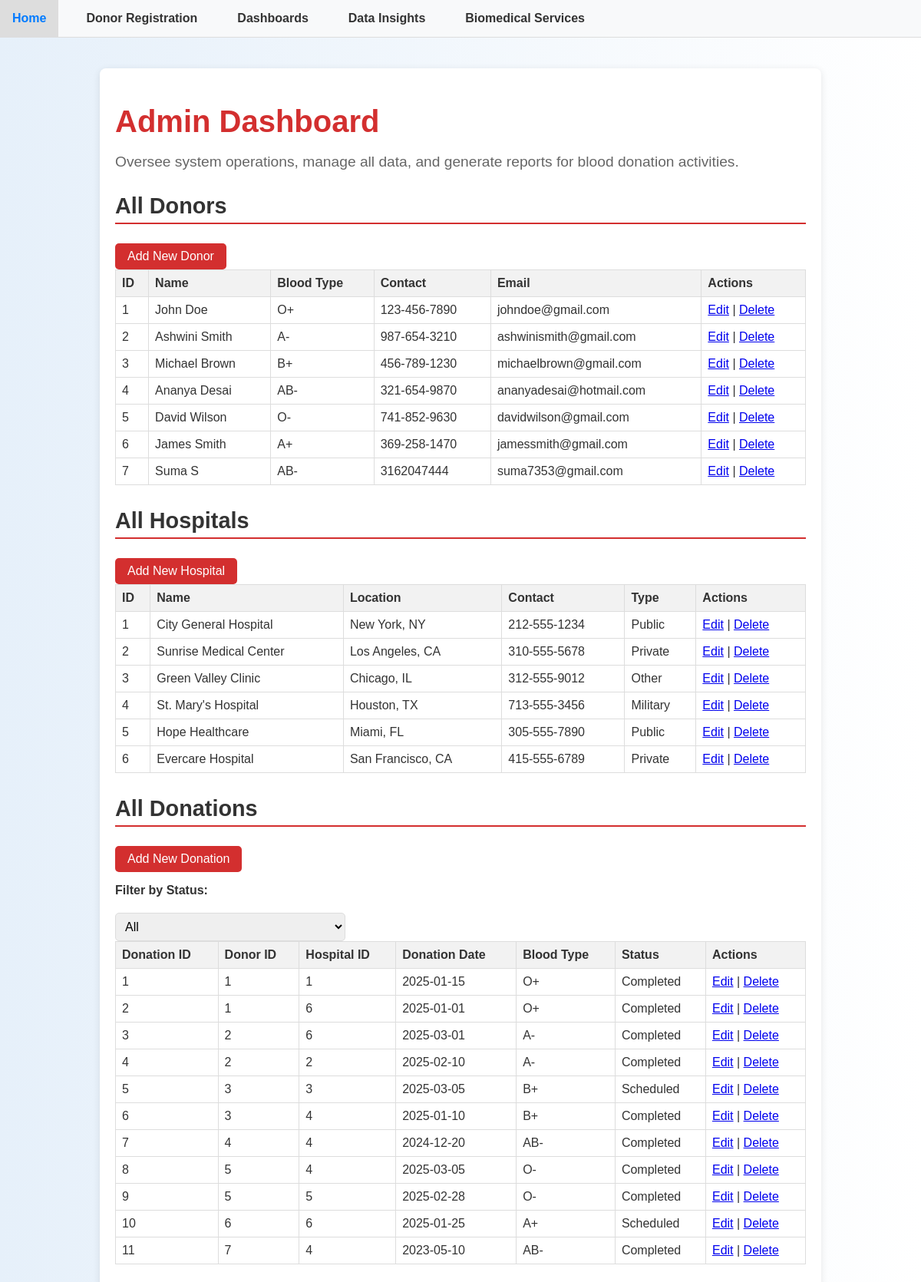
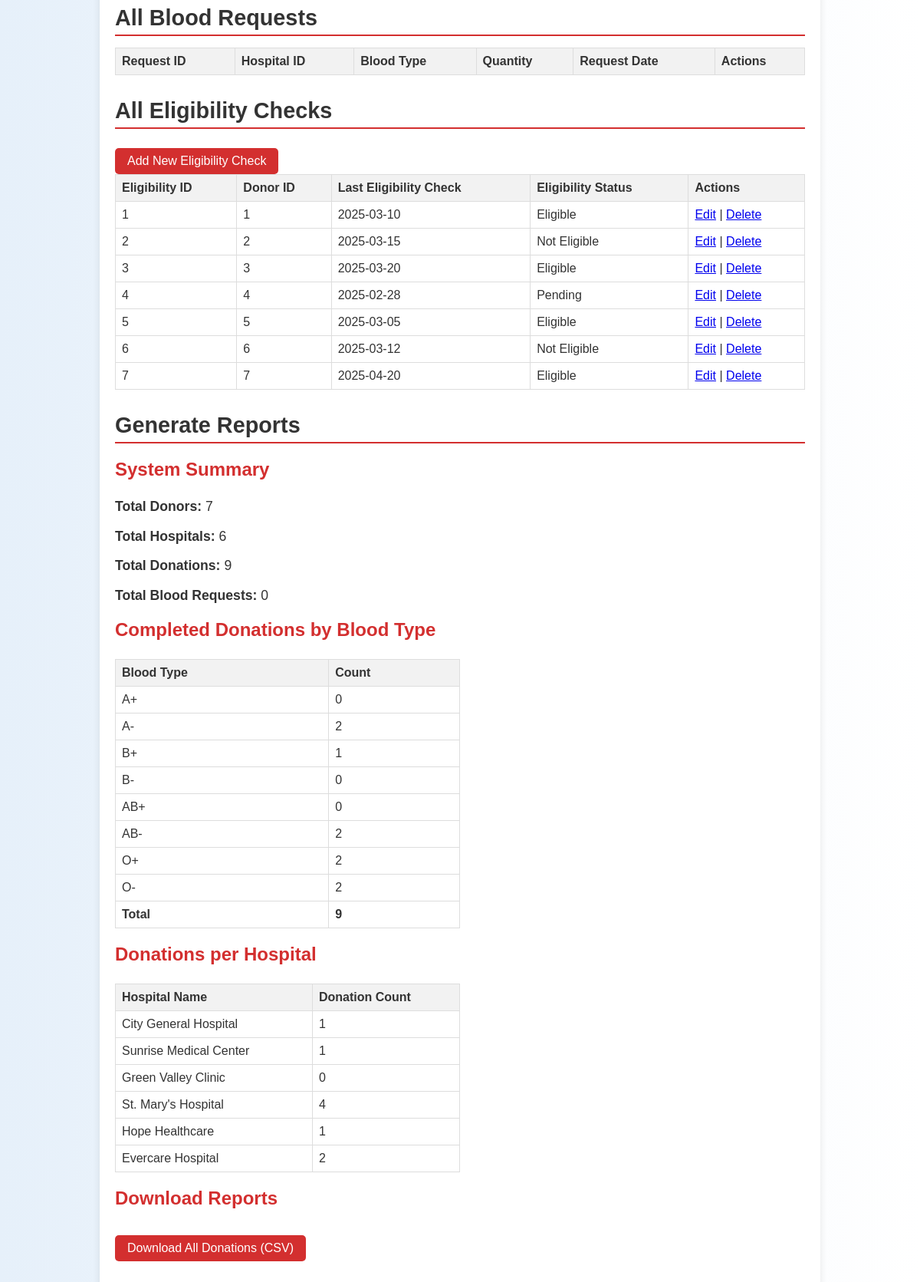
/admin, run on an earlier commit of the app's database (2 pictures, top to bottom).
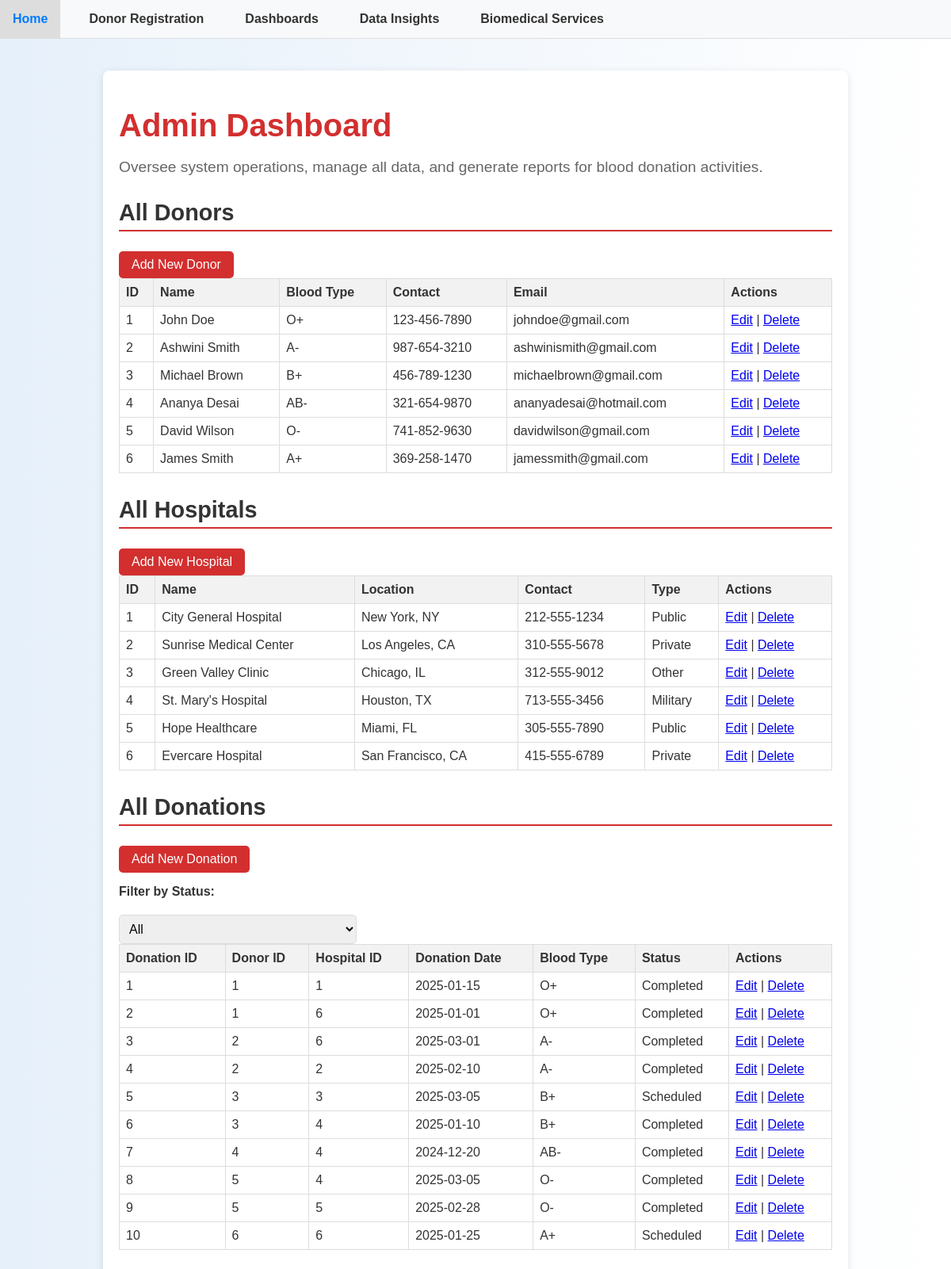
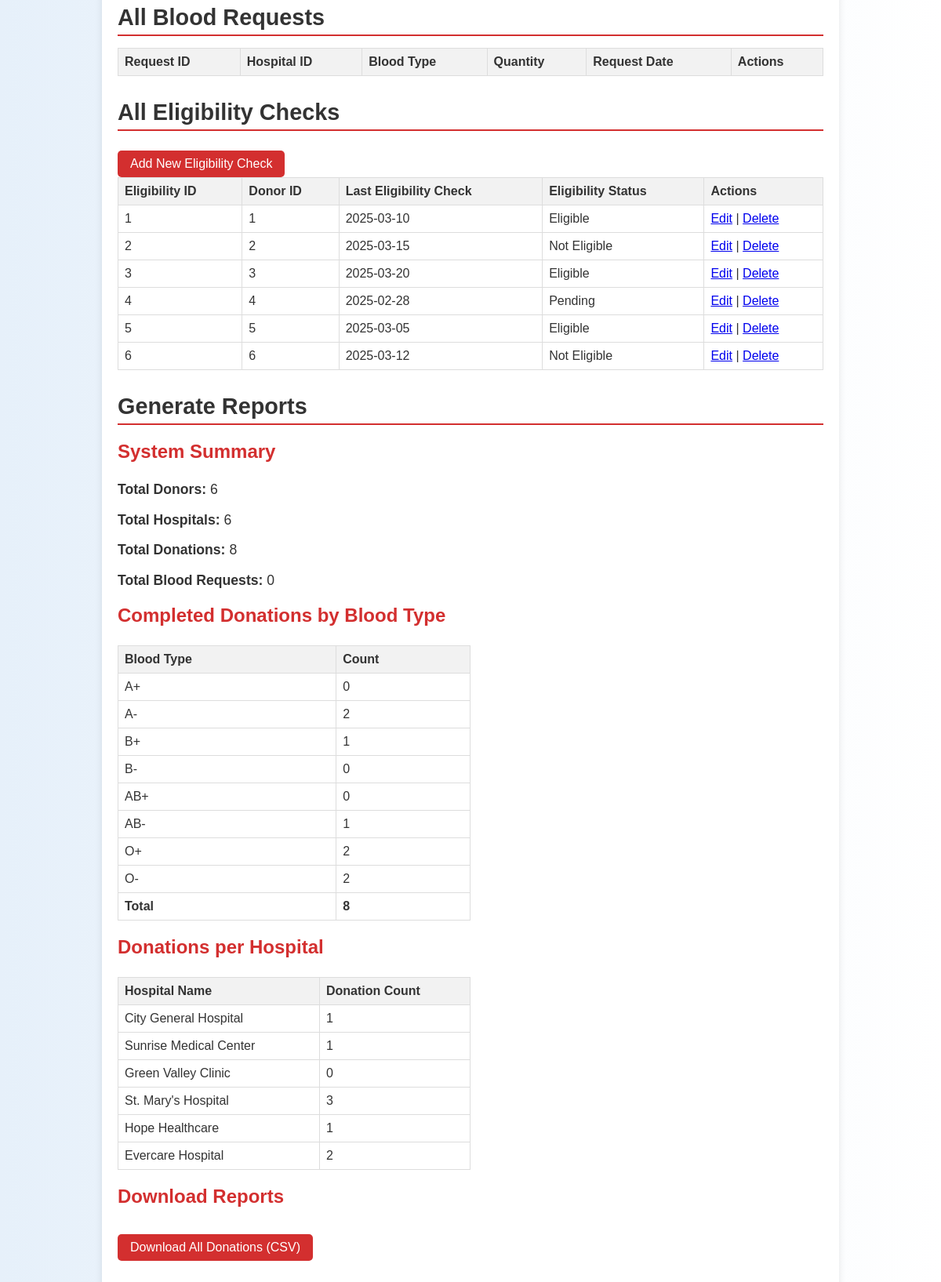
And on a later commit of the database (2 pictures, top to bottom).
### tables this page shows
CREATE TABLE Donors (
    DonorID INTEGER PRIMARY KEY AUTOINCREMENT,
    Name TEXT NOT NULL,
    DateOfBirth DATE NOT NULL,
    BloodType TEXT NOT NULL CHECK (BloodType IN ('A+', 'A-', 'B+', 'B-', 'AB+', 'AB-', 'O+', 'O-')),
    ContactInfo TEXT NOT NULL,
    Email TEXT UNIQUE NOT NULL,
    LastDonationDate DATE
);

CREATE TABLE Hospitals (
    HospitalID INTEGER PRIMARY KEY AUTOINCREMENT,
    Name TEXT NOT NULL,
    Location TEXT NOT NULL,
    ContactInfo TEXT NOT NULL,
    HospitalType TEXT NOT NULL CHECK (HospitalType IN ('Public', 'Private', 'Military', 'Other'))
);

CREATE TABLE Donations (
    DonationID INTEGER PRIMARY KEY AUTOINCREMENT,
    DonorID INTEGER NOT NULL,
    HospitalID INTEGER NOT NULL,
    DonationDate DATE NOT NULL,
    BloodType TEXT NOT NULL,
    Status TEXT NOT NULL CHECK (Status IN ('Completed', 'Scheduled')),
    FOREIGN KEY (DonorID) REFERENCES Donors(DonorID) ON DELETE CASCADE,
    FOREIGN KEY (HospitalID) REFERENCES Hospitals(HospitalID) ON DELETE CASCADE
);

CREATE TABLE DonationEligibility (
    EligibilityID INTEGER PRIMARY KEY AUTOINCREMENT,
    DonorID INTEGER NOT NULL,
    LastEligibilityCheck DATE NOT NULL,
    EligibilityStatus TEXT NOT NULL CHECK (EligibilityStatus IN ('Eligible', 'Not Eligible', 'Pending')),
    FOREIGN KEY (DonorID) REFERENCES Donors(DonorID) ON DELETE CASCADE
);

### app.py (the view)
@app.route('/admin')
def admin_dashboard():
    conn = get_db()
    donors = conn.execute('SELECT * FROM Donors').fetchall()
    hospitals = conn.execute('SELECT * FROM Hospitals').fetchall()
    blood_requests = conn.execute('SELECT * FROM BloodRequests').fetchall()
    donation_eligibility = conn.execute('SELECT * FROM DonationEligibility').fetchall()
    status_filter = request.args.get('status_filter', 'all')
    if status_filter == 'all':
        donations = conn.execute('SELECT * FROM Donations').fetchall()
    else:
        donations = conn.execute('SELECT * FROM Donations WHERE Status = ?', (status_filter,)).fetchall()
    summary = {
        'total_donors': len(donors),
        'total_hospitals': len(hospitals),
        'total_donations': conn.execute("SELECT COUNT(*) FROM Donations WHERE Status = 'Completed'").fetchone()[0],
        'total_blood_requests': len(blood_requests)
    }
    donors_by_blood_type = conn.execute('''
        SELECT Donors.BloodType, COUNT(Donations.DonationID) as Count
        FROM Donors
        JOIN Donations ON Donors.DonorID = Donations.DonorID
        WHERE Donations.Status = 'Completed'
        GROUP BY Donors.BloodType
    ''').fetchall()
    donors_by_blood_type = defaultdict(int, [(row['BloodType'], row['Count']) for row in donors_by_blood_type])
    donations_per_hospital = conn.execute('''
        SELECT Hospitals.Name, COUNT(Donations.DonationID) as DonationCount
        FROM Hospitals
        LEFT JOIN Donations ON Hospitals.HospitalID = Donations.HospitalID AND Donations.Status = 'Completed'
        GROUP BY Hospitals.HospitalID, Hospitals.Name
    ''').fetchall()
    return render_template('admin_dashboard.html', donors=donors, hospitals=hospitals,
                          donations=donations, blood_requests=blood_requests,
                          donation_eligibility=donation_eligibility,
                          summary=summary, donors_by_blood_type=donors_by_blood_type,
                          donations_per_hospital=donations_per_hospital, status_filter=status_filter)

### app.py (called while the page is built)
def get_db():
    conn = sqlite3.connect('database.db')
    conn.row_factory = sqlite3.Row
    return conn

### templates/admin_dashboard.html (shortened to what this page needs)
{% extends "layout.html" %}
{% block content %}
<div class="container">
    <h1>Admin Dashboard</h1>
    <p class="subtitle">Oversee system operations, manage all data, and generate reports for blood donation activities.</p>
    <section class="all-donors">
        <h2>All Donors</h2>
        <a href="{{ url_for('add_donor') }}" class="btn">Add New Donor</a>
        <table>
            <tr>
                <th>ID</th>
                <th>Name</th>
                <th>Blood Type</th>
                <th>Contact</th>
                <th>Email</th>
                <th>Actions</th>
            </tr>
            {% for donor in donors %}
            <tr>
                <td>{{ donor['DonorID'] }}</td>
                <td>{{ donor['Name'] }}</td>
                <td>{{ donor['BloodType'] }}</td>
                <td>{{ donor['ContactInfo'] }}</td>
                <td>{{ donor['Email'] }}</td>
                <td>
                    <a href="{{ url_for('edit_donor', id=donor['DonorID']) }}">Edit</a> |
                    <a href="{{ url_for('delete_donor', id=donor['DonorID']) }}"
                       onclick="return confirm('Do you confirm the deletion of this donor entry? This action cannot be undone.')">Delete</a>
                </td>
            </tr>
            {% endfor %}
        </table>
    </section>
    <section class="all-hospitals">
        <h2>All Hospitals</h2>
        <a href="{{ url_for('add_hospital') }}" class="btn">Add New Hospital</a>
        <table>
            <tr>
                <th>ID</th>
                <th>Name</th>
                <th>Location</th>
                <th>Contact</th>
                <th>Type</th>
                <th>Actions</th>
            </tr>
            {% for hospital in hospitals %}
            <tr>
                <td>{{ hospital['HospitalID'] }}</td>
                <td>{{ hospital['Name'] }}</td>
                <td>{{ hospital['Location'] }}</td>
                <td>{{ hospital['ContactInfo'] }}</td>
                <td>{{ hospital['HospitalType'] }}</td>
                <td>
                    <a href="{{ url_for('edit_hospital', id=hospital['HospitalID']) }}">Edit</a> |
                    <a href="{{ url_for('delete_hospital', id=hospital['HospitalID']) }}"
                       onclick="return confirm('Do you confirm the deletion of this hospital entry? This action cannot be undone.')">Delete</a>
                </td>
            </tr>
            {% endfor %}
        </table>
    </section>
    <section class="all-donations">
        <h2>All Donations</h2>
        <a href="{{ url_for('add_donation') }}" class="btn">Add New Donation</a>
        <form method="GET" action="{{ url_for('admin_dashboard') }}">
            <label for="status_filter">Filter by Status:</label>
            <select name="status_filter" id="status_filter" onchange="this.form.submit()">
                <option value="all" {% if status_filter == 'all' %}selected{% endif %}>All</option>
            </select>
        </form>
        <table>
            <tr>
                <th>Donation ID</th>
                <th>Donor ID</th>
                <th>Hospital ID</th>
                <th>Donation Date</th>
                <th>Blood Type</th>
                <th>Status</th>
                <th>Actions</th>
            </tr>
            {% for donation in donations %}
            <tr>
                <td>{{ donation['DonationID'] }}</td>
                <td>{{ donation['DonorID'] }}</td>
                <td>{{ donation['HospitalID'] }}</td>
                <td>{{ donation['DonationDate'] }}</td>
                <td>{{ donation['BloodType'] }}</td>
                <td>{{ donation['Status'] }}</td>
                <td>
                    <a href="{{ url_for('edit_donation', id=donation['DonationID']) }}">Edit</a> |
                    <a href="{{ url_for('delete_donation', id=donation['DonationID']) }}"
                       onclick="return confirm('Do you confirm the deletion of this donation entry? This action cannot be undone.')">Delete</a>
                </td>
            </tr>
            {% endfor %}
        </table>
    </section>
    <section class="all-blood-requests">
        <h2>All Blood Requests</h2>
        <table>
            <tr>
                <th>Request ID</th>
                <th>Hospital ID</th>
                <th>Blood Type</th>
                <th>Quantity</th>
                <th>Request Date</th>
                <th>Actions</th>
            </tr>
        </table>
    </section>
    <section class="all-eligibility">
        <h2>All Eligibility Checks</h2>
        <a href="{{ url_for('add_eligibility') }}" class="btn">Add New Eligibility Check</a>
        <table>
            <tr>
                <th>Eligibility ID</th>
                <th>Donor ID</th>
                <th>Last Eligibility Check</th>
                <th>Eligibility Status</th>
                <th>Actions</th>
            </tr>
            {% for eligibility in donation_eligibility %}
            <tr>
                <td>{{ eligibility['EligibilityID'] }}</td>
                <td>{{ eligibility['DonorID'] }}</td>
                <td>{{ eligibility['LastEligibilityCheck'] }}</td>
                <td>{{ eligibility['EligibilityStatus'] }}</td>
                <td>
                    <a href="{{ url_for('edit_eligibility', id=eligibility['EligibilityID']) }}">Edit</a> |
                    <a href="{{ url_for('delete_eligibility', id=eligibility['EligibilityID']) }}"
                       onclick="return confirm('Are you sure you want to delete?')">Delete</a>
                </td>
            </tr>
            {% endfor %}
        </table>
    </section>
    <section class="reports">
        <h2>Generate Reports</h2>
        <h3>System Summary</h3>
        <p><strong>Total Donors:</strong> {{ summary.total_donors }}</p>
        <p><strong>Total Hospitals:</strong> {{ summary.total_hospitals }}</p>
        <p><strong>Total Donations:</strong> {{ summary.total_donations }}</p>
        <p><strong>Total Blood Requests:</strong> {{ summary.total_blood_requests }}</p>
        <h3>Completed Donations by Blood Type</h3>
        <table>
            <tr>
                <th>Blood Type</th>
                <th>Count</th>
            </tr>
            {% for blood_type in ['A+', 'A-', 'B+', 'B-', 'AB+', 'AB-', 'O+', 'O-'] %}
            <tr>
                <td>{{ blood_type }}</td>
                <td>{{ donors_by_blood_type[blood_type] }}</td>
            </tr>
            {% endfor %}
            <tr>
                <td><strong>Total</strong></td>
                <td><strong>{{ donors_by_blood_type.values() | sum }}</strong></td>
            </tr>
        </table>
        <h3>Donations per Hospital</h3>
        <table>
            <tr>
                <th>Hospital Name</th>
                <th>Donation Count</th>
            </tr>
            {% for hospital, count in donations_per_hospital %}
            <tr>
                <td>{{ hospital }}</td>
                <td>{{ count }}</td>
            </tr>
            {% endfor %}
        </table>
        <h3>Download Reports</h3>
        <a href="{{ url_for('download_donations_report') }}" class="btn">Download All Donations (CSV)</a>
    </section>
</div>
{% endblock %}

### templates/layout.html (shortened to what this page needs)
<!DOCTYPE html>
<html lang="en">
<head>
    <link rel="stylesheet" href="{{ url_for('static', filename='css/style.css') }}">
</head>
<body>
    <nav>
        <a href="{{ url_for('index') }}" {% if active_page == 'index' %}class="active"{% endif %}">Home</a>
        <a href="{{ url_for('donate_blood') }}" {% if active_page == 'donate_blood' %}class="active"{% endif %}">Donor Registration</a>
        <div class="dropdown">
            <a href="#" class="dropbtn">Dashboards</a>
        </div>
        <a href="{{ url_for('insights') }}" {% if active_page == 'insights' %}class="active"{% endif %}">Data Insights</a>
        <a href="{{ url_for('biomedical_services') }}" {% if active_page == 'biomedical_services' %}class="active"{% endif %}">Biomedical Services</a>
    </nav>
    {% block content %}
    {% endblock %}
</body>
</html>

### static/css/style.css (style rules this page uses)
body { font-family: 'Helvetica', Arial, sans-serif; margin: 0; padding: 0; background: linear-gradient(to right, #e6f0fa, #ffffff); color: #333; }
nav { background-color: #f5f5f5; padding: 10px 20px; display: flex; gap: 20px; }
nav a { text-decoration: none; color: black; font-weight: bold; padding: 5px 10px; transition: all 0.3s ease; }
.container { max-width: 900px; margin: 40px auto; padding: 20px; background-color: #ffffff; box-shadow: 0 2px 10px rgba(0, 0, 0, 0.1); border-radius: 8px; }
h1 { font-size: 2.5em; color: #d32f2f; margin-bottom: 10px; }
.subtitle { font-size: 1.2em; color: #666; margin-bottom: 30px; }
h2 { font-size: 1.8em; color: #333; margin-top: 30px; margin-bottom: 15px; border-bottom: 2px solid #d32f2f; padding-bottom: 5px; }
form label { display: block; margin: 15px 0; font-weight: bold; }
form input[type="text"], form input[type="email"], form input[type="date"], form select { width: 100%; max-width: 300px; padding: 8px; margin-top: 5px; border: 1px solid #ddd; border-radius: 5px; font-size: 1em; }
.btn { display: inline-block; margin-top: 10px; padding: 8px 16px; background-color: #d32f2f; color: #ffffff; text-decoration: none; border-radius: 5px; transition: background-color 0.3s ease; }
table { border-collapse: collapse; width: 100%; }
th, td { border: 1px solid #ddd; padding: 8px; text-align: left; }
th { background-color: #f2f2f2; }
.all-donors, .all-hospitals, .all-donations, .all-blood-requests, .reports { margin-bottom: 30px; }
.reports h3 { font-size: 1.5em; color: #d32f2f; margin-top: 20px; }
.reports p { font-size: 1.1em; color: #333; }
.reports table { margin-top: 10px; width: 50%; }
.dropdown { position: relative; display: inline-block; }
nav { background-color: #f8f9fa; border-bottom: 1px solid #ddd; display: flex; align-items: center; justify-content: flex-start; margin: 0; padding: 0; box-sizing: border-box; }
nav a, nav .dropdown .dropbtn { display: flex; align-items: center; justify-content: center; color: #333; text-align: center; padding: 14px 16px; text-decoration: none; line-height: 1; height: 48px; box-sizing: border-box; vertical-align: middle; }
nav .dropdown { position: relative; display: flex; align-items: center; height: 48px; }

What changed in the data, as far as the page shows it:
removed Donors: DonorID "7", Name "Suma S", BloodType "AB-", ContactInfo "3162047444", Email "suma7353@gmail.com"
removed Donations: DonationID "11", DonorID "7", HospitalID "4", DonationDate "2023-05-10", BloodType "AB-", Status "Completed"
removed DonationEligibility: EligibilityID "7", DonorID "7", LastEligibilityCheck "2025-04-20", EligibilityStatus "Eligible"
computed for Hospitals "St. Mary's Hospital": HospitalID "4" → "3"
Also different on the page:
{{ summary.total_donors }}: "7" → "6"
{{ summary.total_donations }}: "9" → "8"
{{ donors_by_blood_type.values() | sum }}: "9" → "8"
new list line: "AB- 1"
list line gone: "AB- 2"
